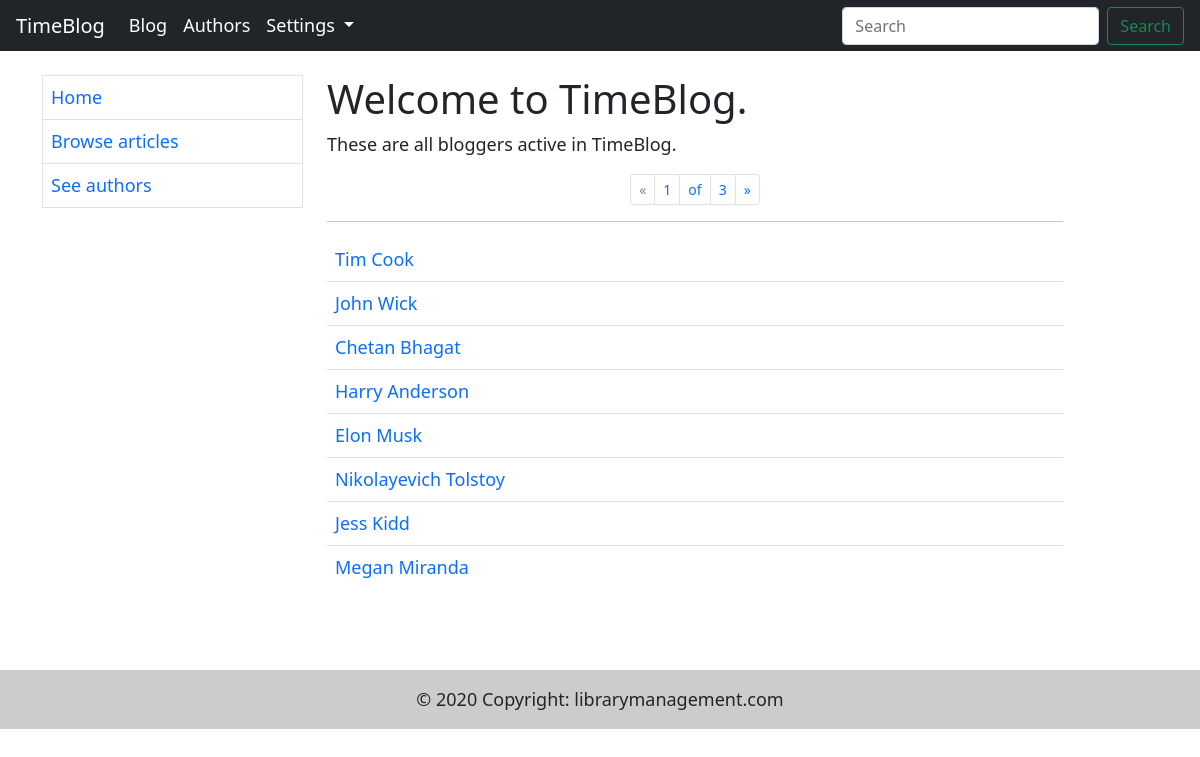
Page /blogs/authors/ on the earlier database version.
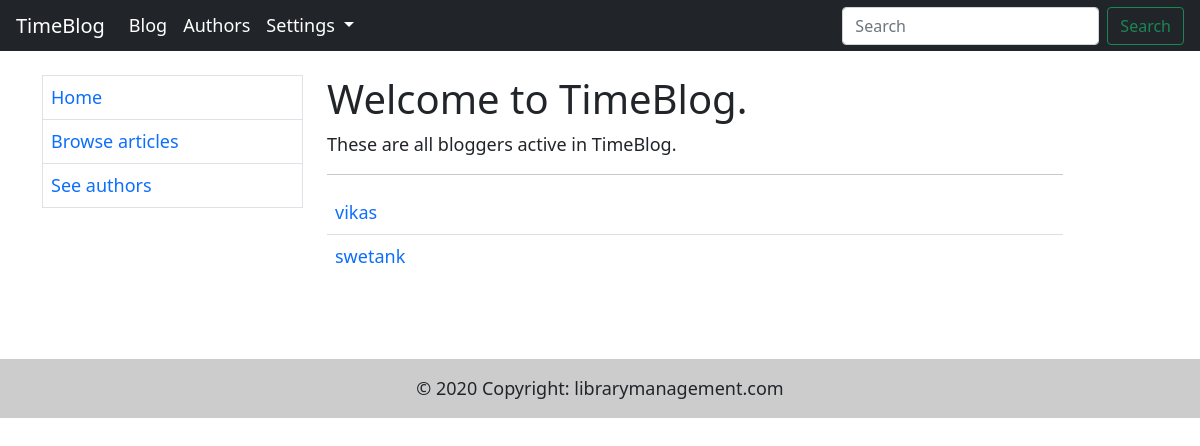
Same page on the later database version.
### blog/models.py (models this page shows, shortened)
class Author(models.Model):
    first_name = models.CharField(max_length=100)
    last_name = models.CharField(max_length=100)
    bio = models.TextField(max_length=10000, blank=True)
    username = models.ForeignKey(User, on_delete=models.SET_NULL, null=True)
    date_of_birth = models.DateField(null=True, blank=True, default='1998-10-12')

### blog/views.py (the view)
# urls.py: path('authors/', views.AuthorListView.as_view(), name="authors"),
class AuthorListView(generic.ListView):
    model = Author
    template_name = 'blog/authors.html'
    context_object_name = 'authors'
    paginate_by = 8

### templates/blog/authors.html (shortened to what this page needs)
{% extends 'base.html' %}
{% block body %}
    <h1>Welcome to TimeBlog.</h1>
    <p class="vLargeTextField">These are all bloggers active in TimeBlog.</p>
    {% block pagination %}
        {% if is_paginated %}
            <nav class="mt-3" aria-label="Page navigation example">
                <ul class="pagination pagination-sm justify-content-center">
                    <li class="page-item">
                        {% if page_obj.has_previous %}
                            <a class="page-link" href="{{ request.path }}?page={{ page_obj.previous_page_number }}"
                               aria-label="Previous">
                                <span aria-hidden="true">&laquo;</span>
                            </a>
                        {% else %}
                            <a class="page-link" aria-label="Previous">
                                <span style="color:grey" aria-hidden="true">&laquo;</span>
                            </a>
                        {% endif %}
                    </li>
                    <li class="page-item"><a class="page-link">{{ page_obj.number }}</a></li>
                    <li class="page-item"><a class="page-link">of</a></li>
                    <li class="page-item"><a class="page-link">{{ page_obj.paginator.num_pages }}</a></li>
                    <li class="page-item">
                        {% if page_obj.has_next %}
                            <a class="page-link" href="{{ request.path }}?page={{ page_obj.next_page_number }}"
                               aria-label="Next">
                                <span aria-hidden="true">&raquo;</span>
                            </a>
                        {% else %}
                            <a class="page-link" aria-label="Next">
                                <span style="color: grey" aria-hidden="true">&raquo;</span>
                            </a>
                        {% endif %}
                    </li>
                </ul>
            </nav>
        {% endif %}
    {% endblock %}
    <hr>
    <ul class="list-group list-group-flush">
        {% for author in authors %}
            <li class="p-2 list-group-item">
                <a href="{% url 'author' author.pk %}"> {{ author.first_name }} {{ author.last_name }}</a>
            </li>
        {% endfor %}
    </ul>
{% endblock %}

Differences in the rows shown:
removed Author: first_name "Tim", last_name "Cook"
removed Author: first_name "John", last_name "Wick"
removed Author: first_name "Chetan", last_name "Bhagat"
removed Author: first_name "Harry", last_name "Anderson"
removed Author: first_name "Elon", last_name "Musk"
removed Author: first_name "Jess", last_name "Kidd"
removed Author: first_name "Megan", last_name "Miranda"
added Author: first_name "vikas"
changed Author: first_name "Nikolayevich" → "swetank"; last_name "Tolstoy" → (not shown)
Other differences:
{{ page_obj.number }}: "1" → (not shown)
{{ page_obj.paginator.num_pages }}: "3" → (not shown)
text no longer shown: "« of »"
